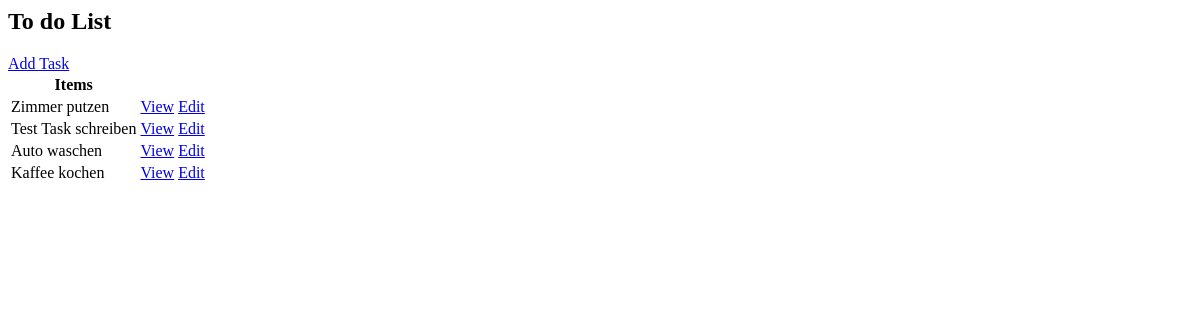
Page /task/ on the earlier database version.
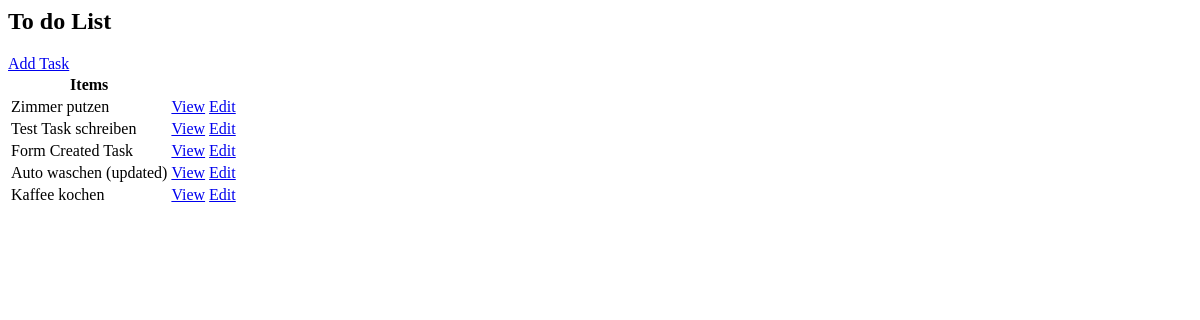
Same page on the later database version.
### app/models.py (models this page shows, shortened)
class Task(models.Model):
    user = models.ForeignKey(User, on_delete=models.CASCADE, null=True, blank=True)
    title = models.CharField(max_length=200)
    description = models.TextField(null=True, blank=True)
    complete = models.BooleanField(default=False)
    create = models.DateTimeField(auto_now_add=True)
    update = models.DateTimeField(auto_now=True)
    class Meta:
        ordering = ['complete']

### app/views.py (the view)
# urls.py: path('task/', views.TaskList.as_view(), name='tasks'),
class TaskList(ListView):
    model = Task
    context_object_name = 'tasks'

### app/templates/app/task_list.html
<h2>To do List</h2>
<a href="{% url 'task-create' %}">Add Task</a>
<table>
    <tr>
        <th>Items</th>
        <th></th>
        <th></th>
    </tr>
    {% for task in tasks %}
    <tr>
        <td>{{ task.title }}</td>
        <td><a href="{% url 'task' task.id %}">View</a></td>
        <td><a href="{% url 'task-update' task.id %}">Edit</a></td>
    </tr>
    {% empty %}
    <h2>No items in list</h2>
    {% endfor %}
</table>

Differences in the rows shown:
added Task: title "Form Created Task"
changed Task: title "Auto waschen" → "Auto waschen (updated)"
